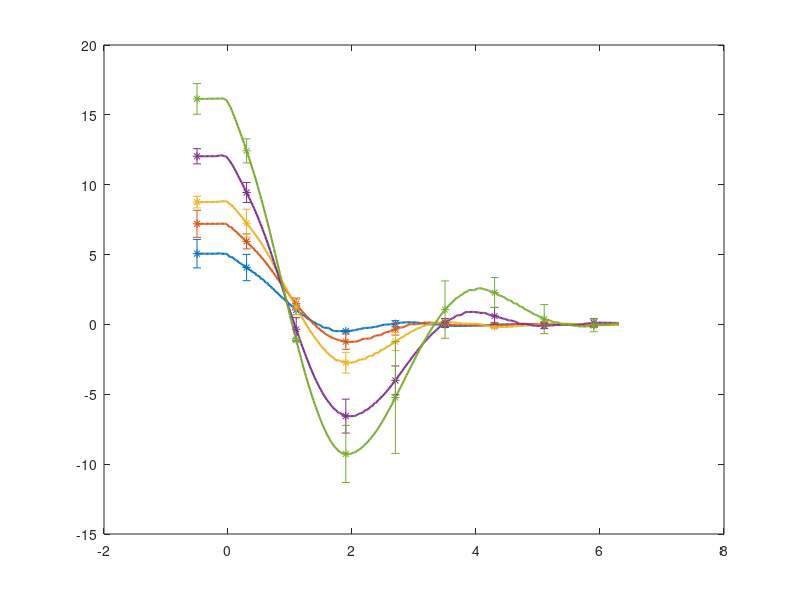

Recreate this plot in MATLAB. (Note: this script raises an error after producing the figure.)
%%%%%%%%%%%%%%%%%%%%%%%%%%%%%%%%%%%%%%%%%%%%%%%%%%%%%%%%%%%%%%%%%%%%%%%%%%
%%%%                        Flap Decay                               %%%%
%%%%%%%%%%%%%%%%%%%%%%%%%%%%%%%%%%%%%%%%%%%%%%%%%%%%%%%%%%%%%%%%%%%%%%%%%%
clear all; close all; clc;

load('flapDecayCase.mat')
load ./exp/Flap1Decay_postp_mean.mat

%% Plot Exp and WS Data

figure;

for i=1:5
    plot(T_mean(i).t_corrected,T_mean(i).y,'-','LineWidth',1.5);hold on
end
set(gca,'ColorOrderIndex',1)
set(gcf, 'Color', 'w');
for i = 1:5
    for j=1:9
        ind(j)= find(T_mean(i).t_corrected==T_mean(i).t_error_bar(j));
    end
    errorbar(T_mean(i).t_error_bar,T_mean(i).y(ind(:)),T_mean(i).error_bar,'*'); hold on;
end

%NonLinear WS
hold on
set(gca,'ColorOrderIndex',1)
set(gcf, 'Color', 'w');
for i = 1:length(mcr.cases)
    load(['./flapDecayCase_',num2str(mcr.cases(i),'%2g'),'deg/FOSWEC_flapPitch_matlabWorkspace.mat']) 
    plot(output.bodies(2).time,output.bodies(2).position(:,5)*180/pi,'-.','LineWidth',1.5);   
    hold on
end

%Linear WS
hold on
set(gca,'ColorOrderIndex',1)
set(gcf, 'Color', 'w');
for i = 1:length(mcr.cases)
    load(['./flapDecay_linear/flapDecayCase_',num2str(mcr.cases(i),'%2g'),'deg/FOSWEC_flapPitch_matlabWorkspace.mat']) 
    plot(output.bodies(2).time,output.bodies(2).position(:,5)*180/pi,':','LineWidth',1.5);   
    hold on
end

xlabel('t [s]')
ylabel('\theta/\theta_o')
xlim([-0.5 6.25])
ylim([-15 20]);
delta_theta = [5,7,10,15,20];
for i = 1:length(delta_theta)
    leg{i} = ['\theta_0 = ' num2str(delta_theta(i),3) '^o'];
end
legend(leg,'location','northeast')
title('Exp WS Flap Decay (All)')

savefig('flapPitch_Exp_WS_All.fig')

%% Old Figs

%% Plot WEC-Sim

% figure; 
% for i = 1:length(mcr.cases)
%     load(['./flapDecayCase_',num2str(mcr.cases(i),'%2g'),'deg/FOSWEC_flapPitch_matlabWorkspace.mat']) 
%     plot(output.bodies(2).time,output.bodies(2).position(:,5)*180/pi);   
%     hold on
% end
% 
% title(['WEC-Sim Flap Decay (cd ',num2str(body(2).viscDrag.cd(5),'%2g'),', c ',num2str(body(2).linearDamping(5),'%2g'),')'])
% xlabel('Time (s)')
% ylabel('Displacement (deg)')
% xlim([0 8]);
% ylim([-15 20]);
% legend('5deg','7deg','10deg','15deg','20deg')
% grid on
% 
% savefig('flapPitch_WS.fig')


%% Plot Exp and WS Data

% figure;
% for i=1:5
%     plot(T_mean(i).t_corrected,T_mean(i).y,'--','LineWidth',1.5);hold on
% end
% 
% set(gca,'ColorOrderIndex',1)
% set(gcf, 'Color', 'w');
% 
% for i = 1:5
%     for j=1:9
%         ind(j)= find(T_mean(i).t_corrected==T_mean(i).t_error_bar(j));
%     end
%     errorbar(T_mean(i).t_error_bar,T_mean(i).y(ind(:)),T_mean(i).error_bar,'*'); hold on;
% end
% 
% xlabel('t [s]')
% ylabel('\theta/\theta_o')
% xlim([-0.5 6.25])
% ylim([-15 20]);
% delta_theta = [5,7,10,15,20];
% for i = 1:length(delta_theta)
%     leg{i} = ['\theta_0 = ' num2str(delta_theta(i),3) '^o'];
% end
% legend(leg,'location','northeast')
% title('Exp Flap Decay')
% 
% savefig('flapPitch_Exp.fig')
% 
% hold on
% set(gca,'ColorOrderIndex',1)
% set(gcf, 'Color', 'w');
% 
% for i = 1:length(mcr.cases)
%     load(['./flapDecayCase_',num2str(mcr.cases(i),'%2g'),'deg/FOSWEC_flapPitch_matlabWorkspace.mat']) 
%     plot(output.bodies(2).time,output.bodies(2).position(:,5)*180/pi,'LineWidth',1.5);   
%     hold on
% end
% 
% savefig('flapPitch_Exp_WS.fig')


%% Plot AQWA
% 
% load('./AQWA/AQWAFlapPitchLinearHydrostaticFreeDecay.mat') 
% 
% Damp = [10];
% Ang = [5,10,15];
% figure; 
% plot(time,-Flap1pitch(:,7));hold on;
% plot(time,-Flap1pitch(:,8));hold on; 
% plot(time,-Flap1pitch(:,9))
% 
% title('AQWA Flap Decay (c 10)')
% xlabel('Time (s)')
% ylabel('Displacement (deg)')
% xlim([0 8]);
% ylim([-15 20]);
% legend('5deg','10deg','15deg')
% grid on
% 
% savefig('flapPitchAQWA.fig')


%% Compare Exp to WS

% open ./exp/Flap1Decay_mean.fig
% % set(findall(gca, 'Type', 'Line'),'LineStyle',':');
% % % test = findall(gca, 'Type', 'Line');
% % % for i=1:5
% % %     test(i).LineStyle = ':';
% % % end
% 
% hold on
% 
% for i = 1:length(mcr.cases)
%     load(['./flapDecayCase_',num2str(mcr.cases(i),'%2g'),'deg/FOSWEC_flapPitch_matlabWorkspace.mat']) 
%     plot(output.bodies(2).time,output.bodies(2).position(:,5)*180/pi,'k-');   
%     hold on
% end
% % hold on
% % plot(time,-Flap1pitch(:,7),'--');hold on;
% % plot(time,-Flap1pitch(:,8),'--');hold on; 
% % plot(time,-Flap1pitch(:,9),'--')
% 
% legend('5deg','7deg','10deg','15deg','20deg','5deg','7deg','10deg','15deg','20deg','5deg','10deg','15deg')


%% Compare WS and AQWA

% figure(); 
% for i = 1:length(mcr.cases)
%     load(['./flapDecayCase_',num2str(mcr.cases(i),'%2g'),'deg/FOSWEC_flapPitch_matlabWorkspace.mat']) 
%     plot(output.bodies(2).time,output.bodies(2).position(:,5)*180/pi);   
%     hold on
% end
% hold on
% plot(time,-Flap1pitch(:,7),'--');hold on;
% plot(time,-Flap1pitch(:,8),'--');hold on; 
% plot(time,-Flap1pitch(:,9),'--')
% 
% title(['WEC-Sim Flap Decay (cd ',num2str(body(2).viscDrag.cd(5),'%2g'),', c ',num2str(body(2).linearDamping(5),'%2g'),')'])
% xlabel('Time (s)')
% ylabel('Displacement (deg)')
% xlim([0 8]);
% ylim([-15 20]);
% legend('5deg','7deg','10deg','15deg','20deg','5deg','10deg','15deg')
% grid on
% 
% savefig('flapPitch_WS_AQWA.fig')